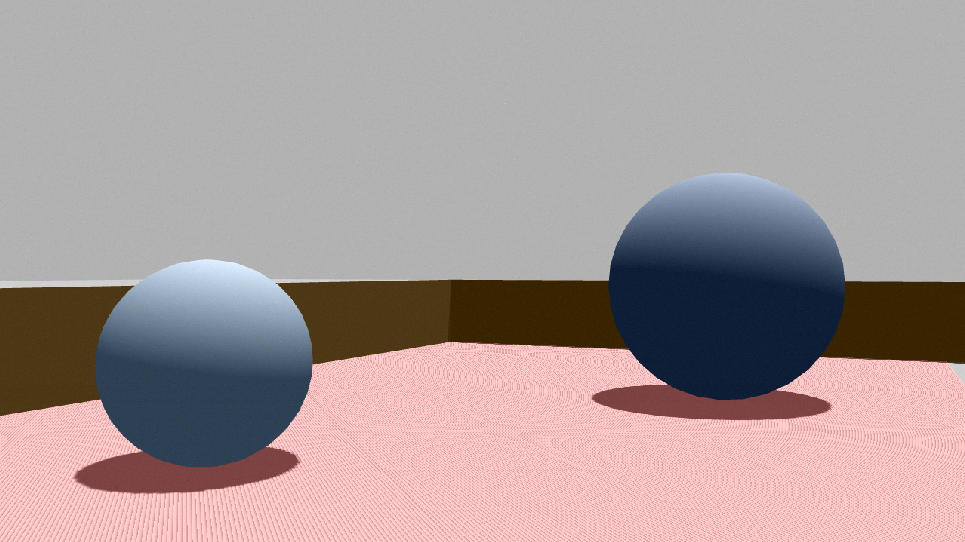
#> input picture robot/two.png, 965 x 542 px
$ python detectBall.py
#> lines starting #> are read from the running program, lines starting #| are printed output that depends on the picture; after the words box and inside, x2 and y2 are one past the last pixel; in counts of white or black regions, pixels touching at a corner belong together; long printed decimals are rounded
import cv2
import math

resolution = (width, height) = (1280, 720)
center_frame = (center_frame_x, center_frame_y) = (width / 2, height / 2)
PI = 3.1415926
hori = PI / 3
camera_height = 0.565
dis_to_sensor = center_frame_x / math.tan(hori / 2)
ball_r_s = 0.3
ball_r_b = 0.5
img = cv2.imread("two.png")
#> img is the input picture: shape (542, 965, 3); mean B, G, R 153.8, 153.4, 168.5
img = cv2.resize(img, (1280, 720))
#> img: shape (720, 1280, 3)
img_hsv = cv2.cvtColor(img, cv2.COLOR_BGR2HSV)
#> img_hsv: shape (720, 1280, 3); mean H, S, V 17.6, 53.8, 174.1
img_h, img_s, img_v = cv2.split(img_hsv)
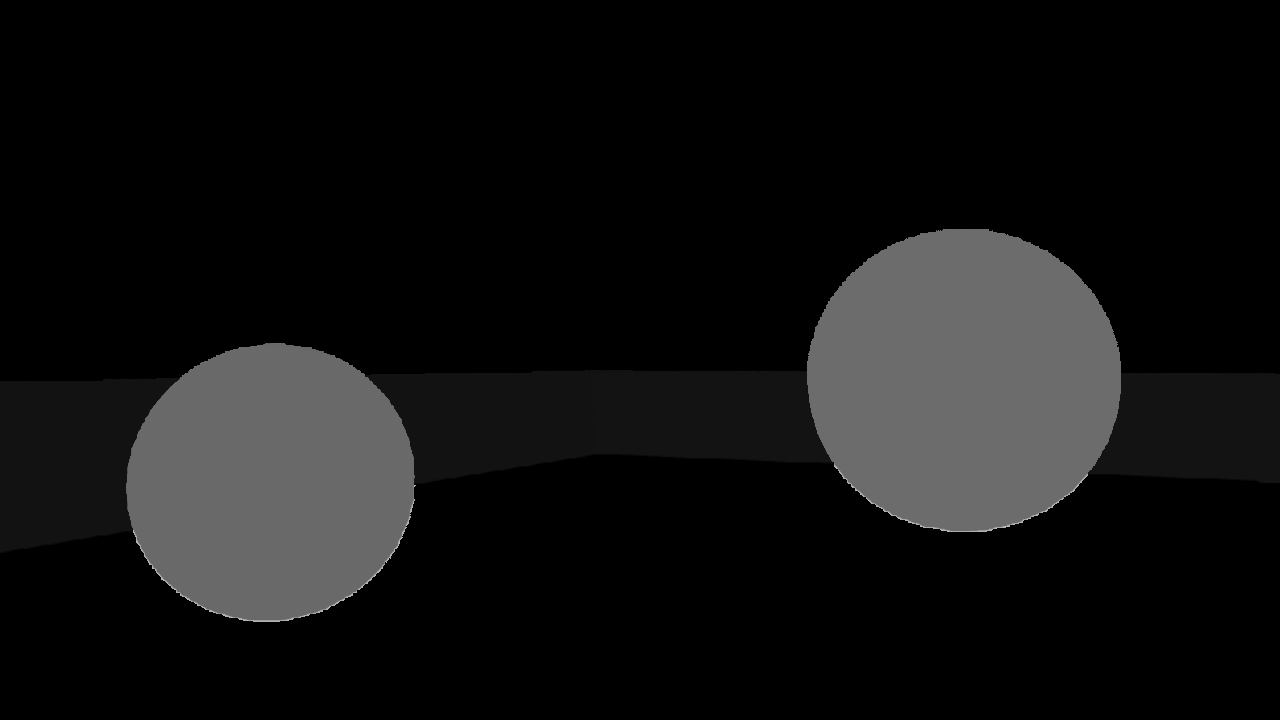
#> img_h: shape (720, 1280); min 0, max 179, mean 17.6
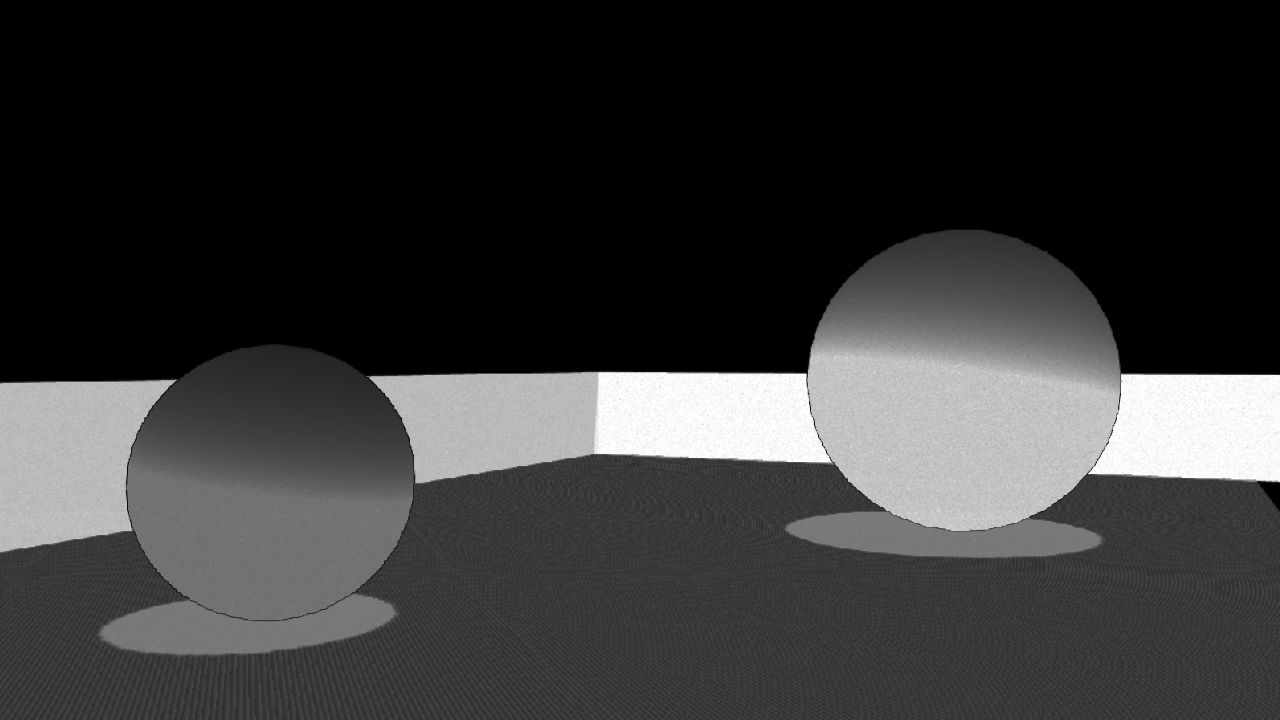
#> img_s: shape (720, 1280); min 0, max 255, mean 53.8
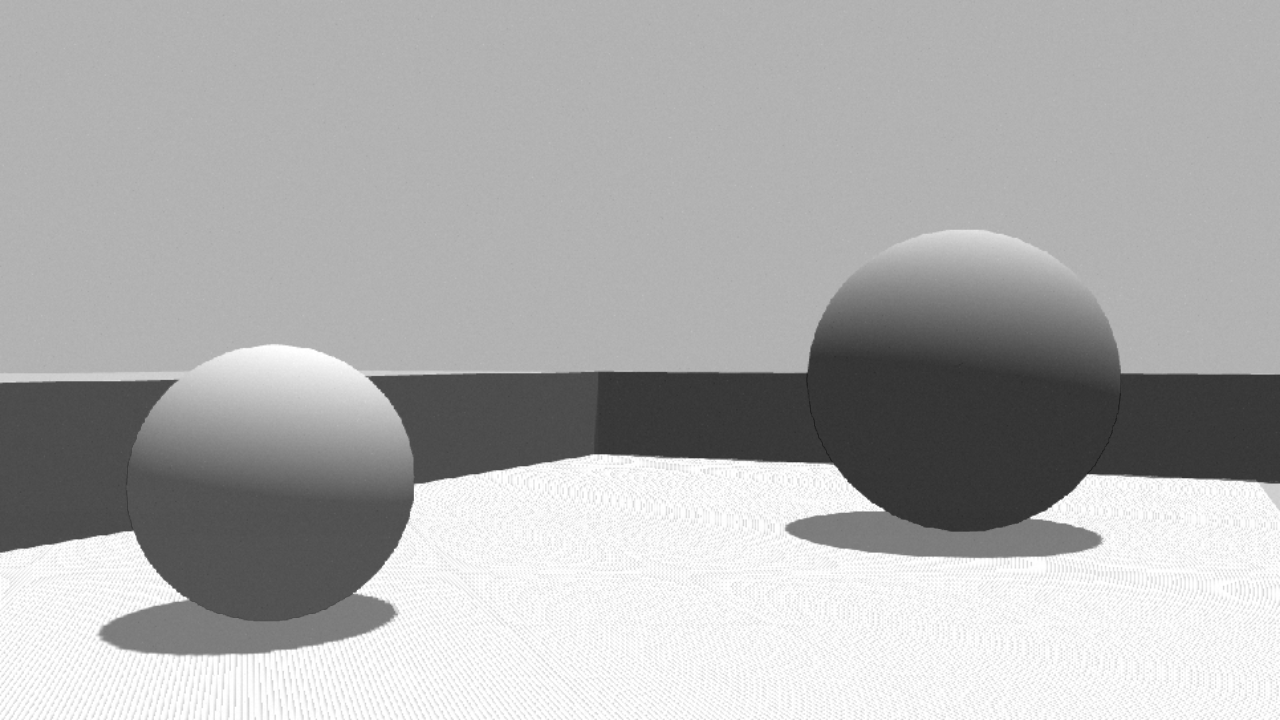
#> img_v: shape (720, 1280); min 31, max 255, mean 174.1


def show(name, image):
    cv2.imshow(name, image)
    cv2.waitKey()
    cv2.destroyAllWindows()


def distance(dot_1, dot_2):
    return math.sqrt((dot_1[0] - dot_2[0]) ** 2 + (dot_1[1] - dot_2[1]) ** 2)


def calculate_dis(contour, ball_r, name):
    ellipse = cv2.fitEllipse(contour)
    cv2.ellipse(img, ellipse, (0, 255, 0), 2)
    ((center_x, center_y), (short_ax, long_ax), ang) = ellipse
    ang_long = (ang - 90) / 180 * PI
    dot1 = (center_x - long_ax / 2 * math.cos(ang_long), center_y - long_ax / 2 * math.sin(ang_long))
    dot2 = (center_x + long_ax / 2 * math.cos(ang_long), center_y + long_ax / 2 * math.sin(ang_long))

    if distance(dot1, center_frame) > distance(dot2, center_frame):
        far = (far_x, far_y) = (dot1[0], dot1[1])
        near = (near_x, near_y) = (dot2[0], dot2[1])
    else:
        near = (near_x, near_y) = (dot1[0], dot1[1])
        far = (far_x, far_y) = (dot2[0], dot2[1])
    cv2.circle(img, (int(center_frame_x), int(center_frame_y)), 3, (0, 0, 255), 3)
    cv2.circle(img, (int(near_x), int(near_y)), 5, (0, 0, 255), 3)
    cv2.circle(img, (int(far_x), int(far_y)), 5, (255, 0, 0), 3)

    theta_near = ((center_x - center_frame_x) * (near_x - center_frame_x)) / (math.fabs(
        (center_x - center_frame_x) * (near_x - center_frame_x))) * math.atan(
        distance(near, center_frame) / dis_to_sensor)
    theta_far = math.atan(distance(far, center_frame) / dis_to_sensor)

    theta_center_ball = (theta_far + theta_near) / 2

    frame_center_dis_to_center_ball = dis_to_sensor * math.tan(theta_center_ball)

    center_ball = (center_ball_x, center_ball_y) = (center_frame_x + (center_x - center_frame_x) / math.fabs(
        center_x - center_frame_x) * frame_center_dis_to_center_ball * math.cos(ang_long),
                                                    center_frame_y + (center_y - center_frame_y) / math.fabs(
                                                        center_y - center_frame_y) * frame_center_dis_to_center_ball * math.fabs(
                                                        math.sin(
                                                            ang_long)))
    cv2.circle(img, (int(center_ball_x), int(center_ball_y)), 5, (255, 255, 0), 5)

    v_pix = center_ball_y - center_frame_y
    u_pix = center_ball_x - center_frame_x
    V = camera_height - ball_r

    U = u_pix * V / v_pix
    W = dis_to_sensor * V / v_pix
    print(name, ':')
    print('(U, V, W) =', (U, V, W))


ret1, img_bin = cv2.threshold(img_h, 90, 255, cv2.THRESH_BINARY)
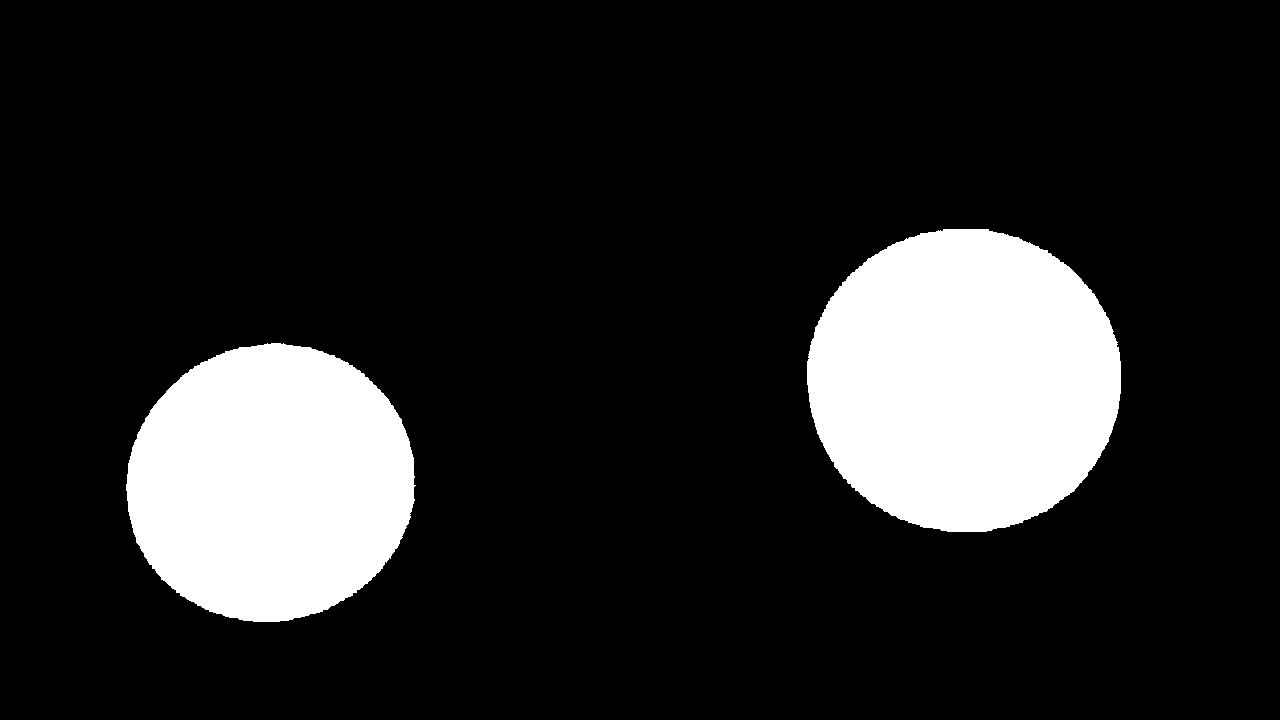
#> img_bin: shape (720, 1280); 15% white; 2 white regions
contours, hierarchy = cv2.findContours(img_bin, cv2.RETR_TREE, cv2.CHAIN_APPROX_NONE)
#> contours = 2 contours; box (x1, y1, x2, y2) and area: (807, 229, 1121, 532) 74594, (126, 343, 416, 622) 62583
cntsorted = sorted(contours, key=lambda c: cv2.contourArea(c), reverse=True)
#> cntsorted has the same summary as contours
calculate_dis(cntsorted[0], ball_r_b, 'big')
#> in calculate_dis, `ellipse = cv2.fitEllipse(contour)`: ellipse = ((963.8, 379.8), (303, 313.6), 93.76)
#> in calculate_dis, `((center_x, center_y), (short_ax, long_ax), ang) = ellipse`: center_x = 963.8; center_y = 379.8; short_ax = 303; long_ax = 313.6; ang = 93.76
#> in calculate_dis, `ang_long = (ang - 90) / 180 * PI`: ang_long = 0.0656
#> in calculate_dis, `dot1 = (center_x - long_ax / 2 * math.cos(ang_long), center_y - long_a..`: dot1 = (807.3, 369.5)
#> in calculate_dis, `dot2 = (center_x + long_ax / 2 * math.cos(ang_long), center_y + long_a..`: dot2 = (1120.2, 390.1)
#> in calculate_dis, `near = (near_x, near_y) = (dot1[0], dot1[1])`: near = (807.3, 369.5); near_x = 807.3; near_y = 369.5
#> in calculate_dis, `far = (far_x, far_y) = (dot2[0], dot2[1])`: far = (1120.2, 390.1); far_x = 1120.2; far_y = 390.1
#> in calculate_dis, `cv2.circle(img, (int(center_frame_x), int(center_frame_y)), 3, (0, 0, ..`: img: shape (720, 1280, 3); mean B, G, R 153.3, 153.7, 168
#> in calculate_dis, `cv2.circle(img, (int(near_x), int(near_y)), 5, (0, 0, 255), 3)`: img: shape (720, 1280, 3); mean B, G, R 153.3, 153.7, 168
#> in calculate_dis, `cv2.circle(img, (int(far_x), int(far_y)), 5, (255, 0, 0), 3)`: img: shape (720, 1280, 3); mean B, G, R 153.3, 153.7, 168
#> in calculate_dis, `theta_near = ((center_x - center_frame_x) * (near_x - center_frame_x))..`: theta_near = 0.15
#> in calculate_dis, `theta_far = math.atan(distance(far, center_frame) / dis_to_sensor)`: theta_far = 0.41
#> in calculate_dis, `theta_center_ball = (theta_far + theta_near) / 2`: theta_center_ball = 0.28
#> in calculate_dis, `frame_center_dis_to_center_ball = dis_to_sensor * math.tan(theta_cente..`: frame_center_dis_to_center_ball = 318.5
#> in calculate_dis, `center_ball = (center_ball_x, center_ball_y) = (center_frame_x + (cent..`: center_ball = (957.8, 380.9); center_ball_x = 957.8; center_ball_y = 380.9
#> in calculate_dis, `cv2.circle(img, (int(center_ball_x), int(center_ball_y)), 5, (255, 255..`: img: shape (720, 1280, 3); mean B, G, R 153.3, 153.8, 168
#> in calculate_dis, `v_pix = center_ball_y - center_frame_y`: v_pix = 20.86
#> in calculate_dis, `u_pix = center_ball_x - center_frame_x`: u_pix = 317.8
#> in calculate_dis, `U = u_pix * V / v_pix`: U = 0.99
#> in calculate_dis, `W = dis_to_sensor * V / v_pix`: W = 3.45
#| (U, V, W) = (0.9902, 0.065, 3.454)
calculate_dis(cntsorted[1], ball_r_s, 'small')
#> call 2 of calculate_dis, with contour = array of shape (848, 1, 2), ball_r = 0.3, name = 'small'
#> in calculate_dis (call 2), `ellipse = cv2.fitEllipse(contour)`: ellipse = ((270.2, 482.7), (275.3, 289.5), 68.91)
#> in calculate_dis (call 2), `cv2.ellipse(img, ellipse, (0, 255, 0), 2)`:
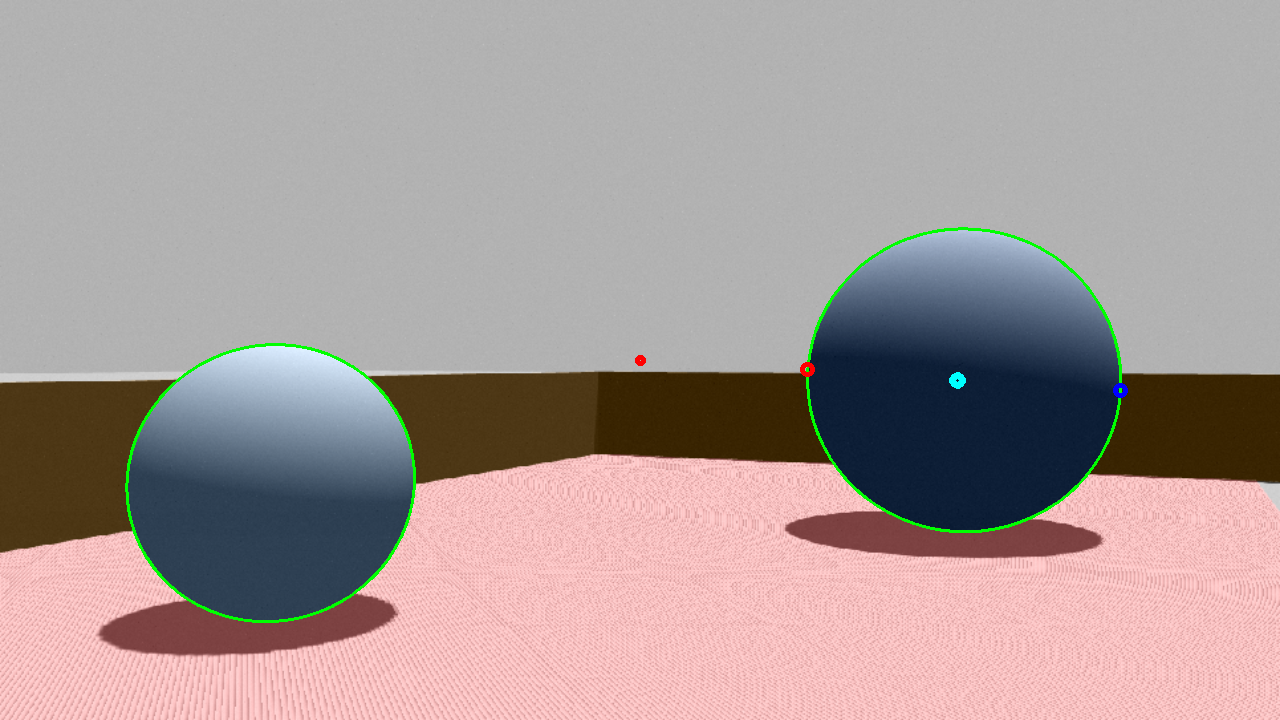
#> img: shape (720, 1280, 3); mean B, G, R 153, 154.1, 167.6
#> in calculate_dis (call 2), `((center_x, center_y), (short_ax, long_ax), ang) = ellipse`: center_x = 270.2; center_y = 482.7; short_ax = 275.3; long_ax = 289.5; ang = 68.91
#> in calculate_dis (call 2), `ang_long = (ang - 90) / 180 * PI`: ang_long = -0.368
#> in calculate_dis (call 2), `dot1 = (center_x - long_ax / 2 * math.cos(ang_long), center_y - long_a..`: dot1 = (135.1, 534.7)
#> in calculate_dis (call 2), `dot2 = (center_x + long_ax / 2 * math.cos(ang_long), center_y + long_a..`: dot2 = (405.2, 430.6)
#> in calculate_dis (call 2), `far = (far_x, far_y) = (dot1[0], dot1[1])`: far = (135.1, 534.7); far_x = 135.1; far_y = 534.7
#> in calculate_dis (call 2), `near = (near_x, near_y) = (dot2[0], dot2[1])`: near = (405.2, 430.6); near_x = 405.2; near_y = 430.6
#> in calculate_dis (call 2), `cv2.circle(img, (int(near_x), int(near_y)), 5, (0, 0, 255), 3)`: img: shape (720, 1280, 3); 0.02% of pixels changed, all inside (x1, y1, x2, y2) = (398, 423, 413, 438)
#> in calculate_dis (call 2), `cv2.circle(img, (int(far_x), int(far_y)), 5, (255, 0, 0), 3)`: img: shape (720, 1280, 3); mean B, G, R 153, 154.1, 167.6
#> in calculate_dis (call 2), `theta_near = ((center_x - center_frame_x) * (near_x - center_frame_x))..`: theta_near = 0.218
#> in calculate_dis (call 2), `theta_far = math.atan(distance(far, center_frame) / dis_to_sensor)`: theta_far = 0.449
#> in calculate_dis (call 2), `theta_center_ball = (theta_far + theta_near) / 2`: theta_center_ball = 0.333
#> in calculate_dis (call 2), `frame_center_dis_to_center_ball = dis_to_sensor * math.tan(theta_cente..`: frame_center_dis_to_center_ball = 383.9
#> in calculate_dis (call 2), `center_ball = (center_ball_x, center_ball_y) = (center_frame_x + (cent..`: center_ball = (281.8, 498.1); center_ball_x = 281.8; center_ball_y = 498.1
#> in calculate_dis (call 2), `cv2.circle(img, (int(center_ball_x), int(center_ball_y)), 5, (255, 255..`: img: shape (720, 1280, 3); mean B, G, R 153, 154.1, 167.6
#> in calculate_dis (call 2), `v_pix = center_ball_y - center_frame_y`: v_pix = 138.1
#> in calculate_dis (call 2), `u_pix = center_ball_x - center_frame_x`: u_pix = -358.2
#> in calculate_dis (call 2), `U = u_pix * V / v_pix`: U = -0.687
#> in calculate_dis (call 2), `W = dis_to_sensor * V / v_pix`: W = 2.13
#| (U, V, W) = (-0.6871, 0.265, 2.126)
show('res', img)
